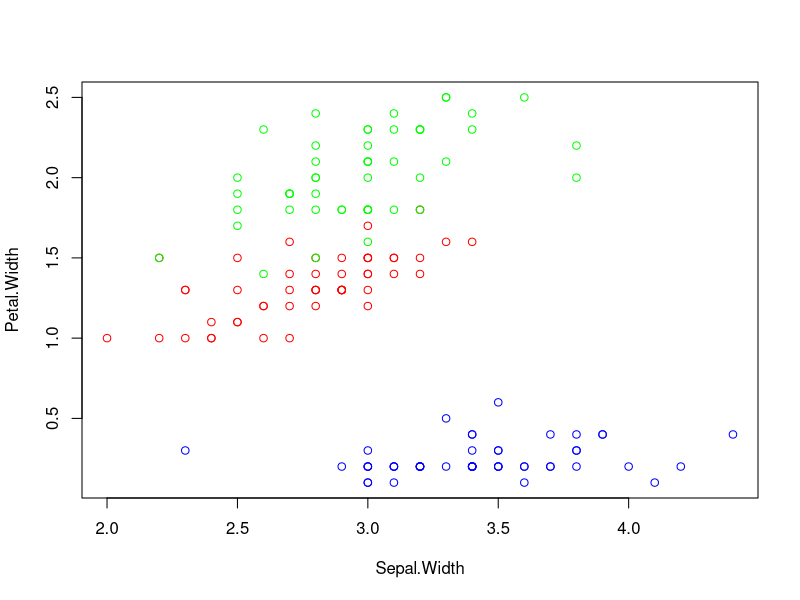
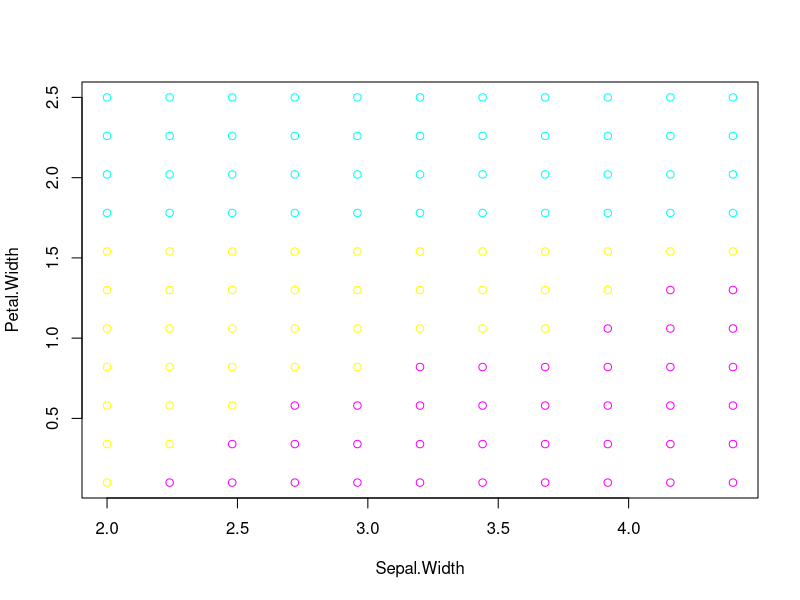

Here is the R script that generated these plots, in order:

head(iris)
col = c('blue','red','green')
plot(Petal.Width~Sepal.Width,data=iris,col=col[unclass(iris$Species)])

#train and test 
train.x = iris[,c('Sepal.Width','Petal.Width')]
train.y = iris$Species
test.x =c(3.5,0.2)
k=7 #kNN
##################
#function for kNN#
##################
knn.classify = function(test.x , train.x,train.y , k){
  n = nrow(train.x)
  p=ncol(train.x)
  stopifnot(length(train.y)==n, length(test.x)==p)#verification
  d=rep(0,n)
  for(i in 1:n)
    d[i]=sqrt(sum((test.x-train.x[i,])^2))#distance
  o = order(d)
  nn=o[1:k]
  #train.y[nn]
  t=table(train.y[nn])
  return (names(which.max(t)))
}

# number of test points
m = 11

# grid of test points
sw.grid = seq(min(iris$Sepal.Width), max(iris$Sepal.Width), length = m)
pw.grid = seq(min(iris$Petal.Width), max(iris$Petal.Width), length = m)

# matrix to store the predicted classes
predicted_classes = matrix(NA, nrow = length(sw.grid), ncol = length(pw.grid))
# classify each point in the grid
# there will be 121 points if m =11

for (i in 1:length(sw.grid)) {
  for (j in 1:length(pw.grid)) {
    test_point = c(sw.grid[i], pw.grid[j])
    predicted_classes[i, j] = knn.classify(test_point, train.x, train.y, k)
  }
}
# Convert predicted classes to a data frame 
predicted_df = expand.grid(Sepal.Width = sw.grid, Petal.Width = pw.grid)
predicted_df$Species = as.factor(as.vector(predicted_classes))

head(predicted_df)
col=c('magenta','yellow','cyan')
plot(Petal.Width~Sepal.Width,data=predicted_df,col=col[unclass(predicted_df$Species)])


